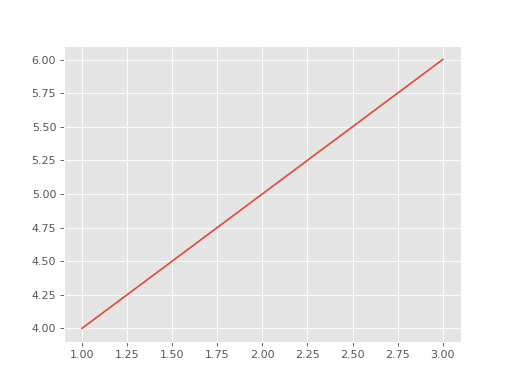

Reproduce this figure in Python.
import matplotlib.pyplot as plt
plt.plot([1,2,3],[4,5,6])
plt.show()
